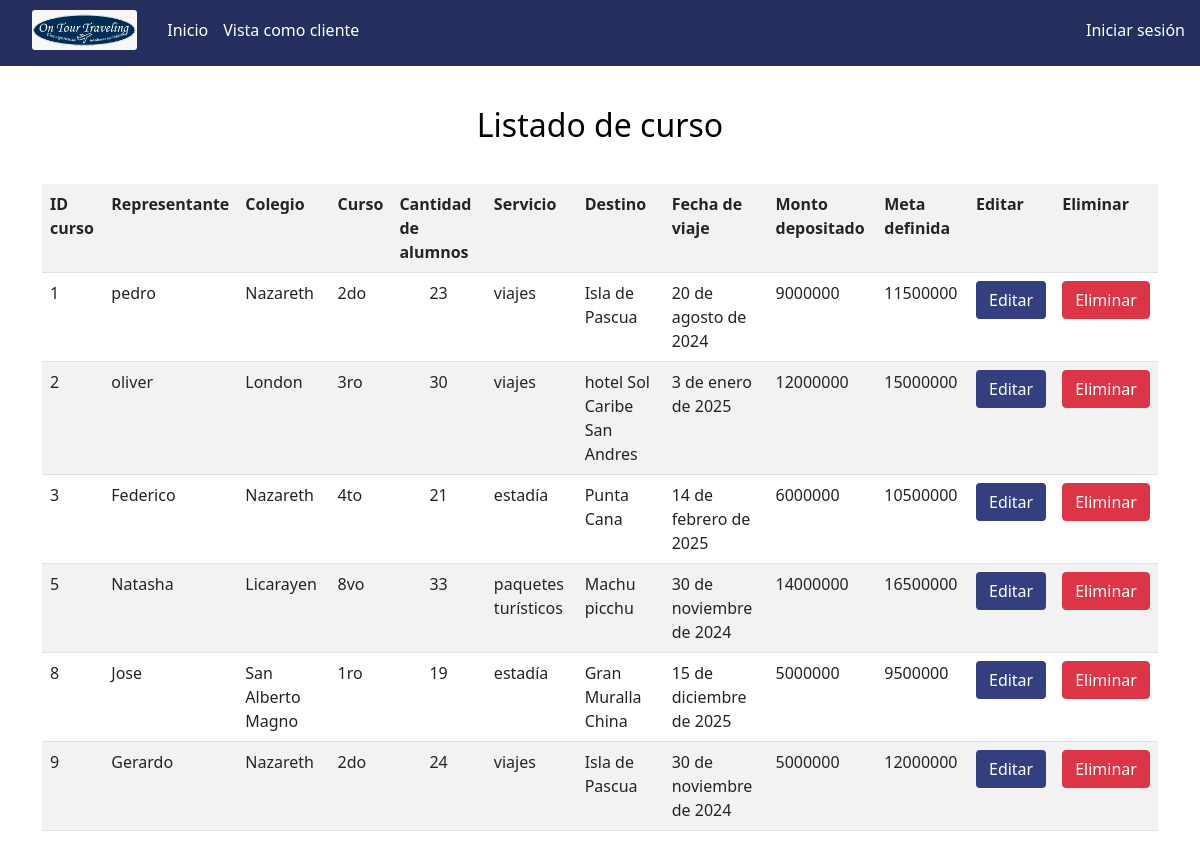
The page /list_course/ on the database as committed earlier.
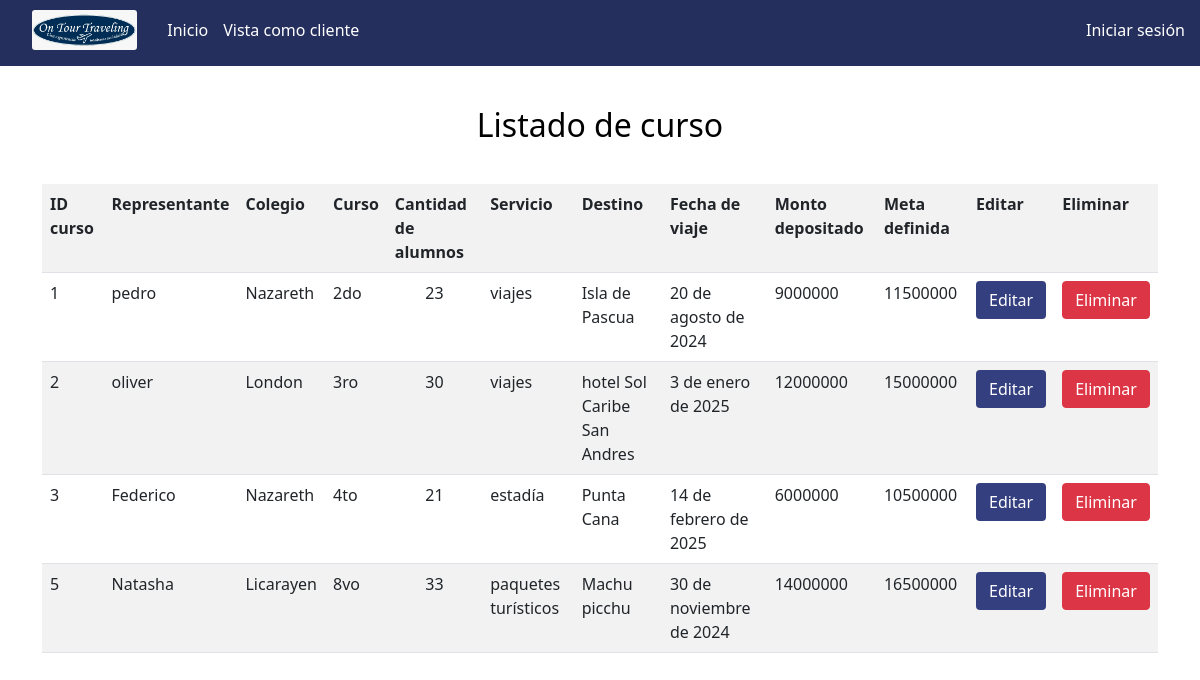
The same page on the database as committed later.
### app_on_tour/models.py (models this page shows)
class Curso(models.Model):
    colegio = models.CharField(max_length=100)
    nivel_curso = models.CharField(max_length=100)
    cantidad_alumnos = models.IntegerField()
    servicio = models.CharField(max_length=100)
    destino = models.CharField(max_length=100)
    fecha_viaje = models.DateField()
    monto_depositado = models.IntegerField()
    meta_monto = models.IntegerField()
    id_cliente = models.ForeignKey(User,on_delete=models.CASCADE)

### app_on_tour/views.py (the view)
# urls.py: path('list_course/', views.list_course, name='list_course'),
def list_course(request):
    cursos = { 'cursos': Curso.objects.all() }
    return render(request, 'admin/list_course.html', cursos)

### app_on_tour/templates/admin/list_course.html
{% extends "admin/base_admin.html" %}
{% block content %}
    <h2 class="h2-course">Listado de curso</h2>
    <table class="table table-striped table-hover">
            <tr>
                <th>ID curso</th>
                <th>Representante</th>
                <th>Colegio</th>
                <th>Curso</th>
                <th>Cantidad de alumnos</th>
                <th>Servicio</th>
                <th>Destino</th>
                <th>Fecha de viaje</th>
                <th>Monto depositado</th>
                <th>Meta definida</th>
                <th>Editar</th>
                <th>Eliminar</th>
            </tr>
        {% for curso in cursos %}
            <tr>
                <td>{{curso.id}}</td>
                <td>{{curso.id_cliente.username}}</td>
                <td>{{curso.colegio}}</td>
                <td>{{curso.nivel_curso}}</td>
                <td class="cantidad-alumnos">{{curso.cantidad_alumnos}}</td>
                <td>{{curso.servicio}}</td>
                <td>{{curso.destino}}</td>
                <td>{{curso.fecha_viaje}}</td>
                <td>{{curso.monto_depositado}}</td>
                <td>{{curso.meta_monto}}</td>
                <td><a href="{% url 'edit_reg' curso.id %}"><button type="button" class="btn  btn-edit">Editar</button></a></td>
                <td><a href="{% url 'delete_reg' curso.id %}"><button type="button" class="btn btn-danger">Eliminar</button></a></td>
            </tr>
        {% endfor %}
    </table>
{% endblock %}

Rows that differ between the two databases and show on the page:
removed Curso: id "8", id_cliente.username "Jose", colegio "San Alberto Magno", nivel_curso "1ro", cantidad_alumnos "19", servicio "estadía", destino "Gran Muralla China", fecha_viaje "15 de diciembre de 2025", monto_depositado "5000000", meta_monto "9500000"
removed Curso: id "9", id_cliente.username "Gerardo", colegio "Nazareth", nivel_curso "2do", cantidad_alumnos "24", servicio "viajes", destino "Isla de Pascua", fecha_viaje "30 de noviembre de 2024", monto_depositado "5000000", meta_monto "12000000"
